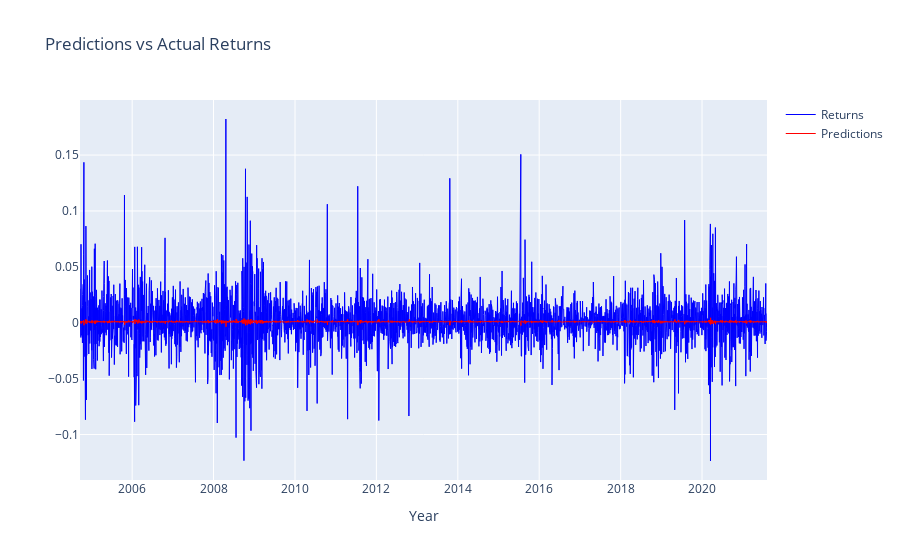

The code cell stored with this chart in its notebook:
### Markdown cell above
#### Plot Predictions (Returns)

### Code cell
fig = go.Figure()
fig.add_trace(go.Line(x=dataframe.index, y=dataframe['return'], name='Returns',
                         line=dict(color='blue', width=1)))
fig.add_trace(go.Line(x=dataframe.index, y=preds, name = 'Predictions',
                         line=dict(color='red', width=1)
))

fig.update_layout(title='Predictions vs Actual Returns',
                   xaxis_title='Year')
fig.show()

### Figure 1 — Plotly figure (JSON) as saved in the notebook; plotly's stock layout.template omitted (floating-point values rounded to 4 significant figures; data arrays with more than 128 entries replaced by an {"elided": "..."} marker saying what was removed)
{"data": [{"line": {"color": "blue", "width": 1}, "name": "Returns", "type": "scatter", "x": {"elided": "4251 str values"}, "y": {"elided": "4251 float values"}}, {"line": {"color": "red", "width": 1}, "name": "Predictions", "type": "scatter", "x": {"elided": "4251 str values"}, "y": {"elided": "4251 float values"}}], "layout": {"title": {"text": "Predictions vs Actual Returns"}, "xaxis": {"title": {"text": "Year"}}}}
